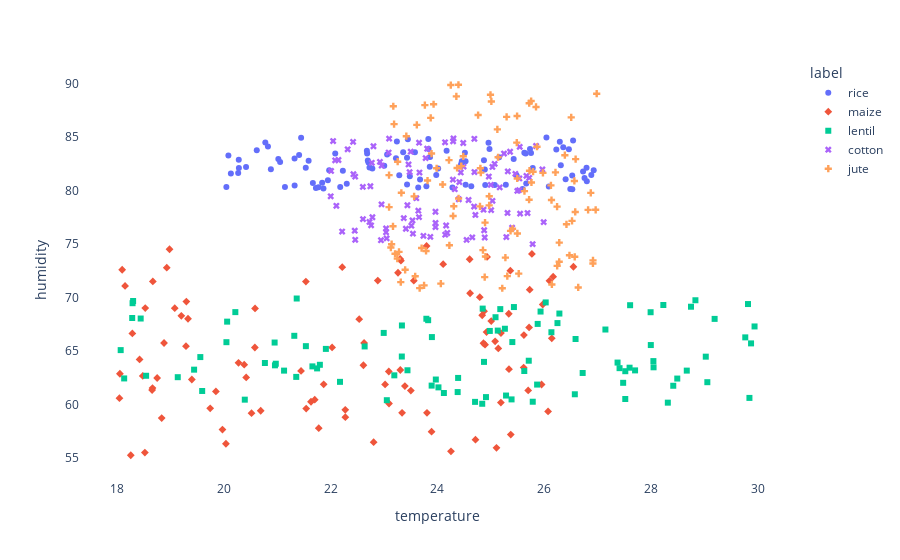

The notebook cell this image was saved under:
### Markdown cell above
plt.figure(figsize=(19,17))
sns.pairplot(crop, hue = "label")
plt.show()

### Code cell
crop_scatter = crop[(crop['label']=='rice') | 
                      (crop['label']=='jute') | 
                      (crop['label']=='cotton') |
                     (crop['label']=='maize') |
                     (crop['label']=='lentil')]

fig = px.scatter(crop_scatter, x="temperature", y="humidity", color="label", symbol="label")
fig.update_layout(plot_bgcolor='white')
fig.update_xaxes(showgrid=False)
fig.update_yaxes(showgrid=False)

fig.show()
